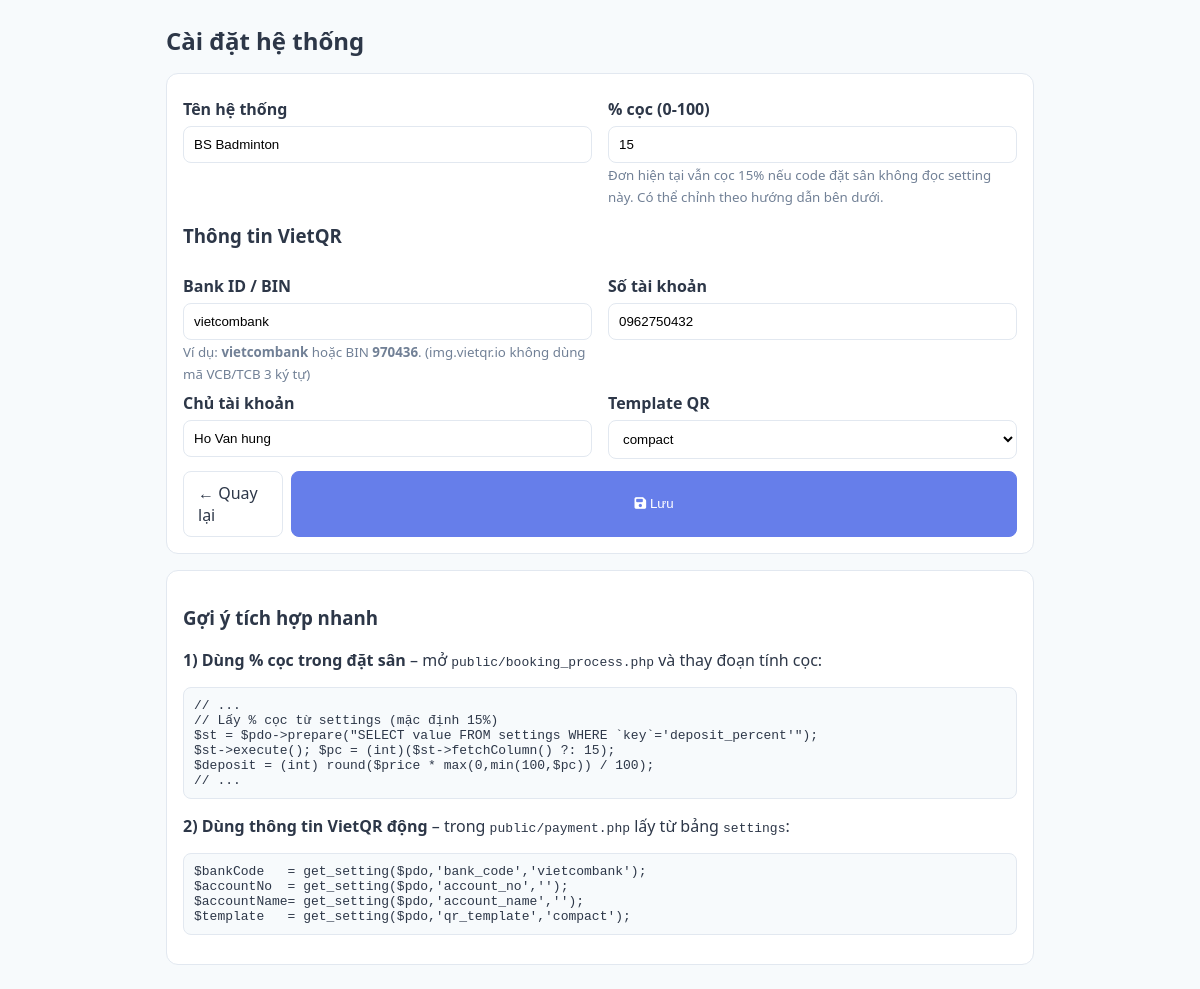
Screenshot of /public/admin/settings.php with the database file from the repository.
### tables this page shows
CREATE TABLE `settings` (
  `key` varchar(100) NOT NULL,
  `value` text NOT NULL
);

### public/admin/settings.php (the view, shortened to what this page needs)
<?php
require_once __DIR__ . '/../../config/db.php';
function get_setting(PDO $pdo,$key,$default=''){
  $st=$pdo->prepare("SELECT `value` FROM settings WHERE `key`=?");
  $st->execute([$key]);
  $v=$st->fetchColumn();
  return ($v===false)?$default:$v;
}
$site_name   = get_setting($pdo,'site_name','BS Badminton');
$deposit_pc  = get_setting($pdo,'deposit_percent','15');
$bank_code   = get_setting($pdo,'bank_code','vietcombank');
$account_no  = get_setting($pdo,'account_no','');
$account_nm  = get_setting($pdo,'account_name','');
$qr_tmpl     = get_setting($pdo,'qr_template','compact');
$back = 'dashboard.php';
?>
<!DOCTYPE html>
<html lang="vi">
<head>
  <link href="https://cdnjs.cloudflare.com/ajax/libs/font-awesome/6.4.0/css/all.min.css" rel="stylesheet">
</head>
<body>
  <div class="wrap">
    <h2>Cài đặt hệ thống</h2>
    <form method="post" class="card">
      <div class="row">
        <div class="col">
          <label>Tên hệ thống</label>
          <input name="site_name" value="<?php echo htmlspecialchars($site_name); ?>">
        </div>
        <div class="col">
          <label>% cọc (0-100)</label>
          <input type="number" min="0" max="100" name="deposit_percent" value="<?php echo htmlspecialchars($deposit_pc); ?>">
          <small>Đơn hiện tại vẫn cọc 15% nếu code đặt sân không đọc setting này. Có thể chỉnh theo hướng dẫn bên dưới.</small>
        </div>
      </div>
      <h3 style="margin-top:16px">Thông tin VietQR</h3>
      <div class="row">
        <div class="col">
          <label>Bank ID / BIN</label>
          <input name="bank_code" value="<?php echo htmlspecialchars($bank_code); ?>">
          <small>Ví dụ: <b>vietcombank</b> hoặc BIN <b>970436</b>. (img.vietqr.io không dùng mã VCB/TCB 3 ký tự)</small>
        </div>
        <div class="col">
          <label>Số tài khoản</label>
          <input name="account_no" value="<?php echo htmlspecialchars($account_no); ?>">
        </div>
      </div>
      <div class="row">
        <div class="col">
          <label>Chủ tài khoản</label>
          <input name="account_name" value="<?php echo htmlspecialchars($account_nm); ?>">
        </div>
        <div class="col">
          <label>Template QR</label>
          <select name="qr_template">
            <?php foreach (['compact','compact2','qr_only','print'] as $tpl): ?>
              <option value="<?php echo $tpl; ?>" <?php echo $qr_tmpl===$tpl?'selected':''; ?>><?php echo $tpl; ?></option>
            <?php endforeach; ?>
          </select>
        </div>
      </div>
      <div class="actions">
        <a class="btn" href="<?php echo htmlspecialchars($back); ?>">← Quay lại</a>
        <button class="btn-primary" type="submit"><i class="fas fa-save"></i> Lưu</button>
      </div>
    </form>
    <div class="card" style="margin-top:16px">
      <h3>Gợi ý tích hợp nhanh</h3>
      <p><b>1) Dùng % cọc trong đặt sân</b> – mở <code>public/booking_process.php</code> và thay đoạn tính cọc:</p>
      <pre style="white-space:pre-wrap;background:#f7fafc;padding:10px;border-radius:8px;border:1px solid #e2e8f0;"><?php
echo htmlspecialchars(
"// ...
// Lấy % cọc từ settings (mặc định 15%)
\$st = \$pdo->prepare(\"SELECT value FROM settings WHERE `key`='deposit_percent'\");
\$st->execute(); \$pc = (int)(\$st->fetchColumn() ?: 15);
\$deposit = (int) round(\$price * max(0,min(100,\$pc)) / 100);
// ..."); ?></pre>
      <p><b>2) Dùng thông tin VietQR động</b> – trong <code>public/payment.php</code> lấy từ bảng <code>settings</code>:</p>
      <pre style="white-space:pre-wrap;background:#f7fafc;padding:10px;border-radius:8px;border:1px solid #e2e8f0;"><?php
echo htmlspecialchars(
"\$bankCode   = get_setting(\$pdo,'bank_code','vietcombank');
\$accountNo  = get_setting(\$pdo,'account_no','');
\$accountName= get_setting(\$pdo,'account_name','');
\$template   = get_setting(\$pdo,'qr_template','compact');"); ?></pre>
    </div>
  </div>
</body>
</html>

### public/admin/settings.php (style rules this page uses)
* { box-sizing:border-box }
body { font-family:Segoe UI,Tahoma,Verdana,sans-serif;background:#f7fafc;color:#2d3748;margin:0 }
.wrap { max-width:900px;margin:24px auto;padding:0 16px }
h2 { margin:0 0 16px }
.card { background:#fff;border:1px solid #e2e8f0;border-radius:12px;padding:16px }
.row { display:flex;gap:16px;flex-wrap:wrap }
.col { flex:1 1 300px }
label { display:block;margin:8px 0 6px;font-weight:600 }
input,select,button,textarea { width:100%;padding:10px;border:1px solid #e2e8f0;border-radius:8px;background:#fff }
.actions { display:flex;gap:8px;justify-content:flex-end;margin-top:12px }
.btn-primary { background:#667eea;color:#fff;border-color:#667eea;cursor:pointer }
.btn { padding:10px 14px;border:1px solid #e2e8f0;border-radius:8px;background:#fff;text-decoration:none;color:#2d3748 }
small { color:#718096 }

### rows the page displays
settings: site_name "BS Badminton"
settings: deposit_percent "15"
settings: bank_code "vietcombank"
settings: account_no "0962750432"
settings: account_name "Ho Van hung"
settings: qr_template "compact"
